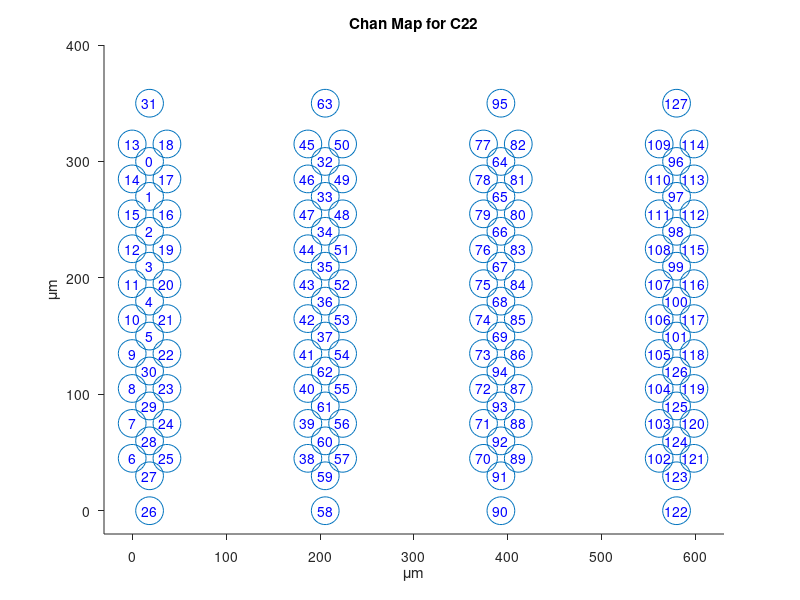

The MATLAB source for this figure: (Note: this script raises an error after producing the figure.)
load('128_5_integrated.mat')

figure;clf;hold on;
p=plot(xcoords,ycoords,'o','MarkerSize',20);
xlabel('\mum')
ylabel('\mum')
set(gca,'TickDir','out')
for i=1:128
    text(xcoords(i),ycoords(i),num2str(chanMap0ind(i)),'HorizontalAlignment','center','Color', 'b')
    %text(xcoords(i)-10,ycoords(i),num2str(i),'HorizontalAlignment','right')

end
xlim(xlim+[-1,1]*30)
ylim([-20 400]); 
title('Chan Map for C22');
maxChannels = [clusters.maxChannelWF]+1;
ids = string([clusters.clusterID]);
for i = 1:128
   whichUnits = find(maxChannels == i);
   text(xcoords(i)+5, ycoords(i), ids(whichUnits))
end